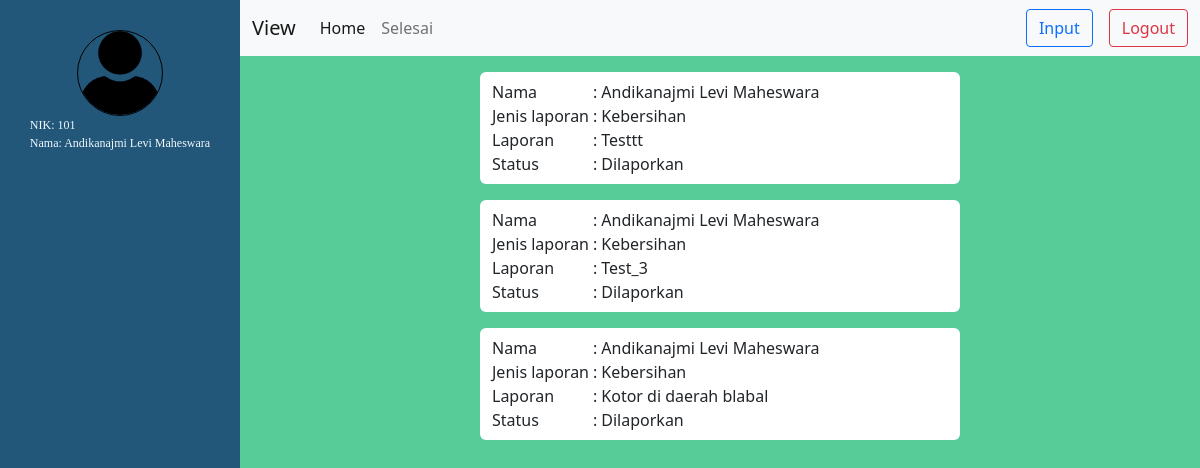
The app's page /view.php (signed in) with its own data.
### tables this page shows
CREATE TABLE `input_aspirasi` (
  `id_pelaporan` int(11) NOT NULL,
  `id_pelapor` int(11) NOT NULL,
  `jenis_aspirasi` varchar(25) NOT NULL,
  `laporan` text NOT NULL,
  `waktu_laporan` datetime NOT NULL,
  `gambar` varchar(255) DEFAULT NULL
);

CREATE TABLE `penduduk` (
  `id_penduduk` int(11) NOT NULL,
  `nama_penduduk` varchar(255) NOT NULL
);

CREATE TABLE `status_aspirasi` (
  `id_laporan` int(11) NOT NULL,
  `id_status` int(11) NOT NULL DEFAULT '1',
  `status` varchar(25) NOT NULL DEFAULT 'Dilaporkan',
  `nilai` int(11) DEFAULT NULL,
  `ulasan` text,
  `gambar_bukti` varchar(255) DEFAULT NULL
);

### view.php (the view, shortened to what this page needs)
<?php
include 'function.php';
$sql = "SELECT `input_aspirasi`.`id_pelaporan`,`penduduk`.`nama_penduduk`, `input_aspirasi`.`jenis_aspirasi`, `input_aspirasi`.`laporan`,`input_aspirasi`.`waktu_laporan`,`status_aspirasi`.`status`,`input_aspirasi`.`gambar`, `input_aspirasi`.`id_pelapor` FROM `input_aspirasi`,`penduduk`,`status_aspirasi` WHERE `input_aspirasi`.`id_pelapor`=`penduduk`.`id_penduduk` AND `input_aspirasi`.`id_pelaporan`=`status_aspirasi`.`id_laporan` AND `status_aspirasi`.`id_status`!=3;";
$run = mysqli_query($conn, $sql);
?>
<!DOCTYPE html>
<html lang="en">
<head>
    <link href="https://cdn.jsdelivr.net/npm/bootstrap@5.1.3/dist/css/bootstrap.min.css" rel="stylesheet">
    <link rel="stylesheet" href="asset/css/view.css">
</head>
<body>
    <div class="board sidenav" id="board1">
        <div class="page">
            <img src="asset/user.png" id="user">
        </div>
        <div class="coat">
            <p class="subid">NIK: <?= $_SESSION['nik'] ?></p>
            <p class="subid">Nama: <?= ucwords(strtolower($_SESSION['username'])) ?></p>
        </div>
    </div>
    <div class="board" id="board2">
        <nav class="navbar sticky-top navbar-expand-lg navbar-light bg-light">
            <div class="container">
                <span class="navbar-brand" href="">View</span>
                <div class="collapse navbar-collapse" id="navbarSupportedContent">
                    <ul class="navbar-nav me-auto mb-2 mb-lg-0">
                        <li class="nav-item">
                            <a class="nav-link active" aria-current="page" href="">Home</a>
                        </li>
                        <li class="nav-item">
                            <a class="nav-link" href="view-selesai.php">Selesai</a>
                        </li>
                    </ul>
                    <div class="mb-2 mb-lg-0">
                        <a href="form.php" class="text-decoration-none">
                            <button id="inputAddres" class="btn btn-outline-primary me-3">Input</button>
                        </a>
                    </div>
                    <div class="mb-2 mb-lg-0 ">
                        <form action="" method="post">
                            <button class="btn btn-outline-danger" type="submit" name="logout">Logout</button>
                        </form>
                    </div>
                </div>
            </div>
        </nav>
        <?php
        while ($row = mysqli_fetch_assoc($run)) {
            $id = $row['id_pelaporan'];
            if ($row['id_pelapor'] == $_SESSION['nik']) {
        ?>
                <div class="container main py-2">
                    <table>
                        <tr>
                            <td>Nama</td>
                            <td class="px-1">:</td>
                            <td>
                                <?= ucwords(strtolower($row['nama_penduduk'])) ?>
                            </td>
                        </tr>
                        <tr>
                            <td>Jenis laporan</td>
                            <td class="px-1">:</td>
                            <td>
                                <?php if ($row['jenis_aspirasi']==1){ ?>
                                    Keamanan
                                <?php }else if ($row['jenis_aspirasi']==2){ ?>
                                    Kebersihan
                                <?php } ?>
                            </td>
                        </tr>
                        <tr>
                            <td>Laporan</td>
                            <td class="px-1">:</td>
                            <td>
                                <?= $row['laporan']; ?>
                            </td>
                        </tr>
                        <tr>
                            <td>Status</td>
                            <td class="px-1">:</td>
                            <td>
                                <span id="sts_<?= $id ?>"><?= $row['status']; ?></span>
                            </td>
                        </tr>
                    </table>
                </div>
        <?php }
        } ?>
    </div>
</body>
</html>

### asset/css/view.css (style rules this page uses)
* { margin: 0; padding: 0; }
html, body { height: 100%; margin: 0; }
.board { min-height: 100%; }
#board1 { width: 20%; float: left; background-color: #22577a; position: fixed; z-index: 1; top: 0; left: 0; overflow-x: hidden; padding-top: 20px; }
.main { height: fit-content+2rem; width: 30rem; background-color: white; margin: 0 auto; border-radius: 0.37rem; }
.sidenav { height: 100%; position: fixed; width: 20%; z-index: 1; top: 0; left: 0; overflow-x: hidden; }
#board2 { width: 80%; float: right; background-color: #57cc99; }
.page { width: fit-content; margin: 10px auto 0 auto; }
#user { height: 86px; border: 1.5px solid black; border-radius: 100%; }
p.subid { font-family: "Poppins"; color: aliceblue; text-decoration: none; font-size: 12px; margin-bottom: 0em; }
.coat { width: fit-content; margin: 0 auto; }
#inputAddres { margin-left: 0.37rem; }

### records on screen
input_aspirasi: id_pelapor.nama_penduduk "Andikanajmi Levi Maheswara", jenis_aspirasi "Kebersihan", laporan "Testtt", status_aspirasi.status "Dilaporkan"
input_aspirasi: id_pelapor.nama_penduduk "Andikanajmi Levi Maheswara", jenis_aspirasi "Kebersihan", laporan "Test_3", status_aspirasi.status "Dilaporkan"
input_aspirasi: id_pelapor.nama_penduduk "Andikanajmi Levi Maheswara", jenis_aspirasi "Kebersihan", laporan "Kotor di daerah blabal", status_aspirasi.status "Dilaporkan"

### other values on screen
$_SESSION['nik'] "101"
$_SESSION['username'] "Andikanajmi Levi Maheswara"
